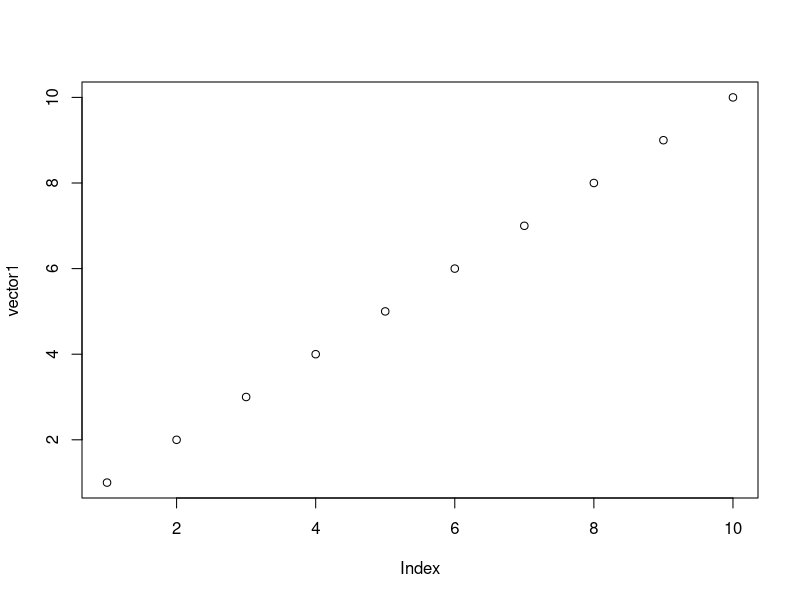

This chart was generated by the following R code:
## ---- chunk 1
1 + 2 + 3
1 + 2 * 3
(1 + 2) * 3
4.4 / 2.2
3 ^ 2
## ---- chunk 2
2 + 3 + 4 #La respuesta es 9
## ---- chunk 3
2 + 3 #+ 4 #La respuesta es 9?
## ---- chunk 4
2 + 3 + 4
2+3+4
2+                         3             +4
#incluso

2+
  3+
  4
## ---- chunk 5
class(1.45431312)
class(-432)
class(13)
## ---- chunk 6
"Hola Mundo" 
'Hola mundo'
class("Hola Mundo")
## ---- chunk 7
TRUE
FALSE
NA
class(NA)
## ---- chunk 8
1 == 2
1 != 2
1 <= 2 & 1 <= 3
1 == 1 | 1 == 2
1 > 1 | 1 > 2 & 3 == 3
1 > 1 & 1 > 2 & 1 > 3
## ---- chunk 9
respuesta <- 2 + 3 + 4 # o respuesta = 2 + 3 + 4
class(respuesta)
respuesta
## ---- chunk 10
respuesta*5
respuesta2 <- respuesta*5
## ---- chunk 11
ls()
## ---- chunk 12
rm(respuesta, respuesta2)
ls()
## ---- chunk 13
rm(list = ls())
## ---- chunk 14
log(x = 3, base=exp(1))
log(3)
log(3, base=2)
log(3, 2)
log(2, 3)
log(base=2, x=3)
## ---- chunk 15
c(1,1,2,3,5,8)
1:50
c("Hola Mundo", "¿Qué tal?")
c(TRUE, FALSE, NA)
c(1, 2, "tres")
## ---- chunk 16
c(1,2,3) + c(1,2,3)
c(1,2,3,4) + c(1,2,3)
c(1,2,3) * c(1,2,3)
c(1,2,3) / c(1,2,3)
c(1,2,3,4) / c(1,2,3)
## ---- chunk 17
vector1 <- c(1, 2, 3, 4, 5, 6, 7, 8, 9, 10)
vector1 + vector1
vector1/vector1 
log(vector1)
## ---- chunk 18
sum(vector1)
prod(vector1)
median(vector1)
sd(vector1)
sort(vector1, decreasing = TRUE )
length(vector1)
summary(vector1)
## ---- chunk 19
plot(vector1)
## ---- chunk 20
vector_car1 <- "Hola"
vector_car2 <- "Amigo"

nchar("Hola")
nchar(c(vector_car1, vector_car2))
paste(vector_car1, vector_car2)
paste(vector_car1, vector_car2, sep = "")
tolower(c(vector_car1, vector_car2))
toupper(c(vector_car1, vector_car2))
## ---- chunk 21
vector2 <- c("Hola", ",", "¿", "qué", "tal", "?")
vector2[3] # referencia al tercer elemento del vector
vector2[2:4] #referencia a un rango dentro del vector 
vector2[c(1,3,4)] # referencia de ciertos elementos dentro del vector
vector2[-2] # todos los elementos menos el segundo
vector2[1] <- "Hello" # podemos reemplazar
vector2
## ---- chunk 22
vector3 <- c(1, 1, 2, 3, 4, 4.5 , 6, 6, 10)
vector3
vector3[vector3 == 1]
vector3[vector3 >= 4]
vector3[vector3 != 4 & vector3 > 2]
## ---- chunk 23
matrix1 <- matrix(data = 1, nrow = 3, ncol = 3) #o solo matrix(1,3,3)
matrix1
## ---- chunk 24
vector4 <- 1:9
(matrix2 <- rbind(vector3, vector4)) #¿ qué hace el paréntesis cuando se crea una variable?
(matrix3 <- cbind(vector3, vector4))
## ---- chunk 25
matriz4 = matrix(1:9, 3)
matriz4

matriz4[1,1] # extraemos el elemento de la primera fila y columna
matriz4[2,3] # extraemos el elemento de la segunda fila y septima columna
## ---- chunk 26
matriz4[,2] # extrae un vector correspondiente a la segunda columna
matriz4[3,] # extrae un vector correspondiente a la tercera fila
matriz4[1:2,] # extrae la primera y segunda fila
matriz4[matriz4[,2]>4,] # extrae todas las filas que contengan valores superiores a 4 en la segunda columna
## ---- chunk 27
a <- c(10,20,30,40)
b <- c("libro", "lapiz", "carpeta", "goma")
c <- c(TRUE,FALSE,TRUE,FALSE)
d <- c(2.5, 8, 10, 7)
(df <- data.frame("ID" = a, 
                  "Producto" = b,
                  "Disponibilidad" = c,
                  "Precio" = d))
## ---- chunk 28
df[2,3] # valor correspondiente a la fila 2 de la columna 3
df[,4] # toda la columna 4 (variable precio)
df[2,] # toda la fila 2
df[1:2, 2:4] # subconjunto correspondiente a producto, disponibilidad y precio para las dos primeras filas
df[, c("ID", "Precio")] # También se pueden usar los nombres
df[, c(1,4)]
## ---- chunk 29
df$Producto
df$Disponibilidad[2:4] # Elementos 2, 3 y 4 de la columna o variable "Disponibilidad"
## ---- chunk 30
df$cantidad<- c(3,2,5,7)
df
df$gasto <- df$Precio*df$cantidad
## ---- chunk 31
df[df$Disponibilidad == TRUE,] # Crea un nuevo data frame con aquellas observaciones con disponibilidad = TRUE
df[df$Precio >2.5 | df$cantidad >= 3,]
## ---- chunk 32
data(USArrests)
dim(USArrests) 
names(USArrests)
summary(USArrests)
## ---- chunk 33
vector5 <- 1:5
matriz5 <- matrix(1:9, ncol = 3)
vector6 <- c("a", "b", "c")
(milista <- list(vector5, matriz5, vector6 , df))
## ---- chunk 34
milista[[2]]
## ---- chunk 35
(milista = list(v = vector5, m = matriz5, v2 = vector6, d = df))
## ---- chunk 36
milista$v2
milista[[3]]
## ---- chunk 37
data(USArrests)
